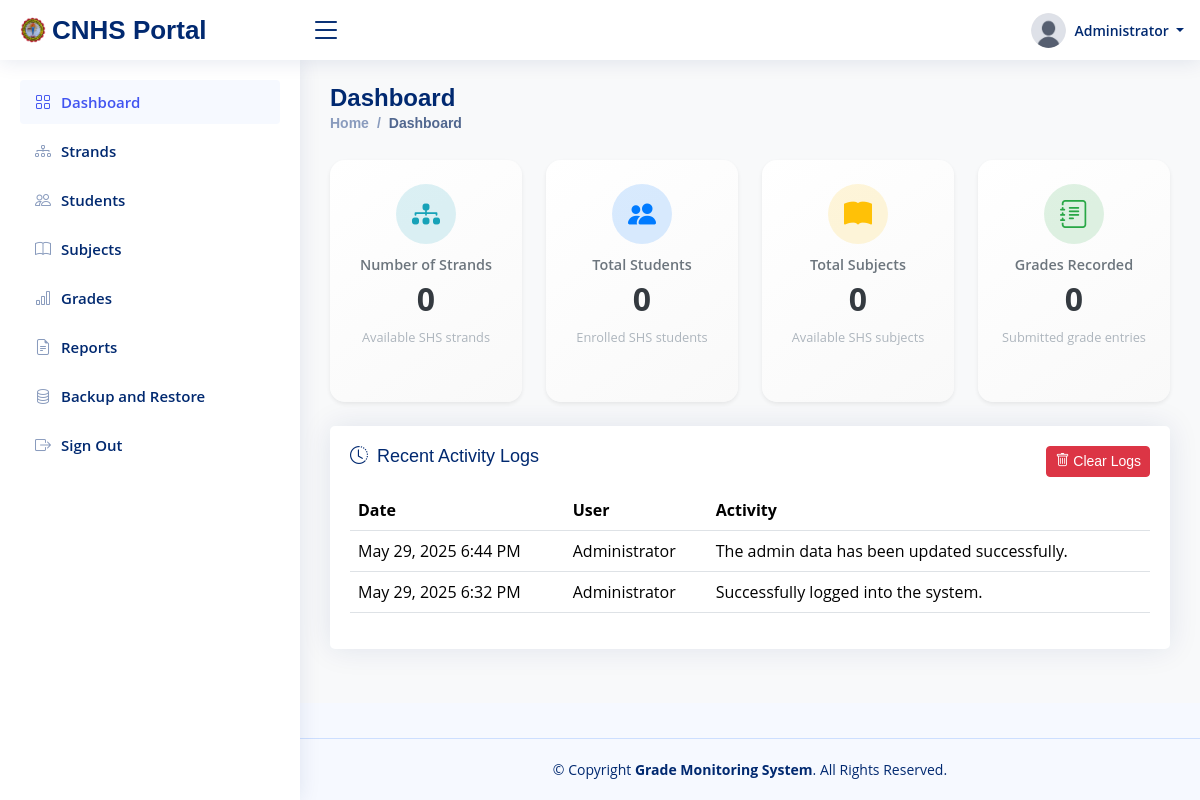
The page /dashboard (signed in) on the database as committed earlier.
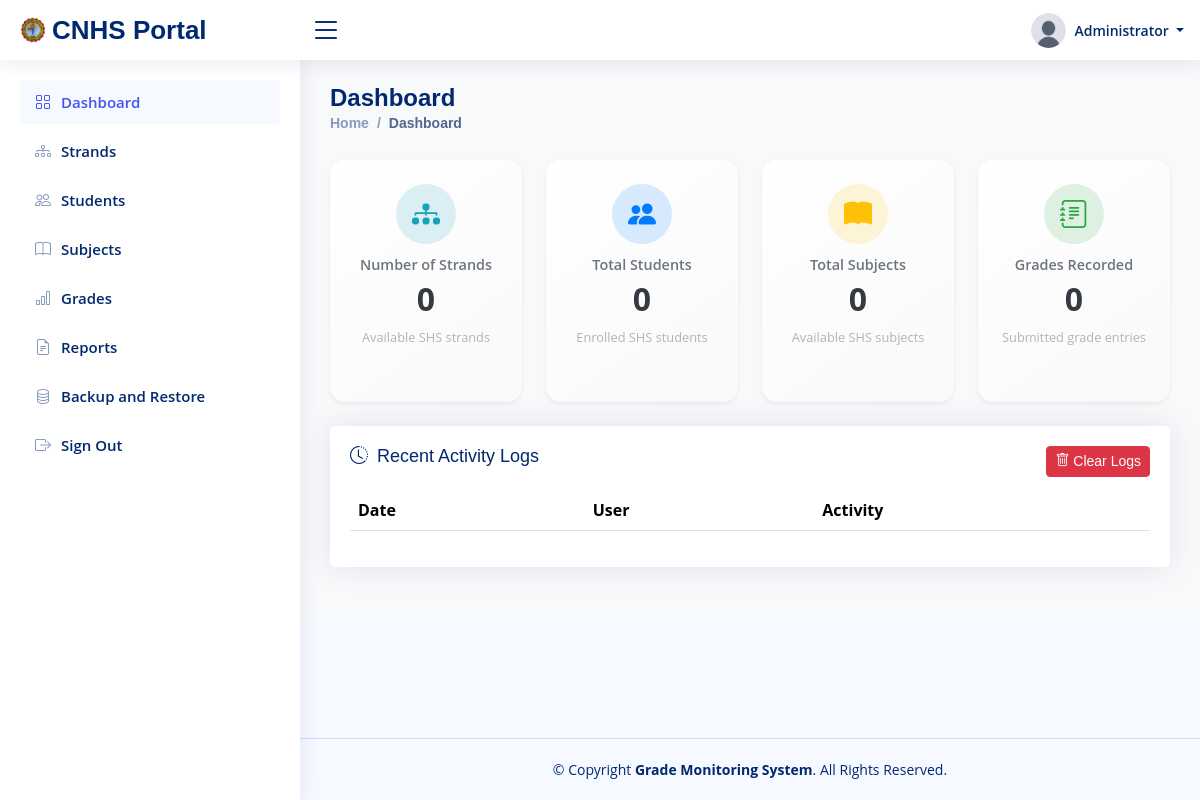
The same page on the database as committed later.
### tables this page shows
CREATE TABLE `logs` (
  `id` int(11) NOT NULL AUTO_INCREMENT,
  `uuid` varchar(36) NOT NULL,
  `user_id` int(11) NOT NULL,
  `activity` text NOT NULL,
  `created_at` datetime NOT NULL,
  `updated_at` datetime NOT NULL,
  PRIMARY KEY (`id`),
  UNIQUE KEY `uuid` (`uuid`)
);

CREATE TABLE `users` (
  `id` int(11) NOT NULL AUTO_INCREMENT,
  `uuid` varchar(36) NOT NULL,
  `name` varchar(100) NOT NULL,
  `username` varchar(50) NOT NULL,
  `password` varchar(255) NOT NULL,
  `image` varchar(50) NOT NULL,
  `user_type` varchar(20) NOT NULL,
  `created_at` datetime NOT NULL,
  `updated_at` datetime NOT NULL,
  PRIMARY KEY (`id`),
  UNIQUE KEY `uuid` (`uuid`),
  UNIQUE KEY `username` (`username`)
);

### config/database.php (called while the page is built, shortened)
<?php
class Database
{
    private $host = 'localhost';
    private $dbname = 'u474266573_gms';
    private $username = 'u474266573_user_gms';
    private $password = 'Z;cc#>0h6|Nt';
    private $connection = null;
    public function __construct()
    {
        $this->insert_admin_data();
    }
    private function connect()
    {
        $this->connection = new mysqli($this->host, $this->username, $this->password);
    }
    private function create_database()
    {
        $sql = "CREATE DATABASE IF NOT EXISTS " . $this->dbname;
    }
    private function select_database()
    {
        $this->connection->select_db($this->dbname);
    }
    private function create_users_table()
    {
        $sql = "CREATE TABLE IF NOT EXISTS users (
            id INT(11) AUTO_INCREMENT PRIMARY KEY,
            uuid VARCHAR(36) NOT NULL UNIQUE,
            name VARCHAR(100) NOT NULL,
            username VARCHAR(50) NOT NULL UNIQUE,
            password VARCHAR(255) NOT NULL,
            image VARCHAR(50) NOT NULL,
            user_type VARCHAR(20) NOT NULL,
            created_at DATETIME NOT NULL,
            updated_at DATETIME NOT NULL
        )";
    }
    private function create_students_table()
    {
        $sql = "CREATE TABLE IF NOT EXISTS students (
            id INT(11) AUTO_INCREMENT PRIMARY KEY,
            uuid VARCHAR(36) NOT NULL UNIQUE,
            account_id INT(11) NOT NULL UNIQUE,
            lrn VARCHAR(12) NOT NULL UNIQUE,
            strand_id INT(11) NOT NULL,
            grade_level ENUM('11', '12') NOT NULL,
            section VARCHAR(20) NOT NULL,
            first_name VARCHAR(50) NOT NULL,
            middle_name VARCHAR(50),
            last_name VARCHAR(50) NOT NULL,
            birthday DATE NOT NULL,
            sex ENUM('Male', 'Female') NOT NULL,
            email VARCHAR(100) NOT NULL UNIQUE,
            address VARCHAR(255) NOT NULL,
            created_at DATETIME NOT NULL,
            updated_at DATETIME NOT NULL,
            FOREIGN KEY (strand_id) REFERENCES strands(id)
                ON DELETE RESTRICT
                ON UPDATE CASCADE,
            FOREIGN KEY (account_id) REFERENCES users(id)
                ON DELETE CASCADE
                ON UPDATE CASCADE
        )";
    }
    private function create_strands_table()
    {
        $sql = "CREATE TABLE IF NOT EXISTS strands (
            id INT(11) AUTO_INCREMENT PRIMARY KEY,
            uuid VARCHAR(36) NOT NULL UNIQUE,
            code VARCHAR(10) NOT NULL UNIQUE,
            name VARCHAR(100) NOT NULL,
            description TEXT,
            created_at DATETIME NOT NULL,
            updated_at DATETIME NOT NULL
        )";
    }
    private function create_subjects_table()
    {
        $sql = "CREATE TABLE IF NOT EXISTS subjects (
            id INT(11) AUTO_INCREMENT PRIMARY KEY,
            uuid VARCHAR(36) NOT NULL UNIQUE,
            name VARCHAR(100) NOT NULL,
            category ENUM('core', 'applied and specialized') NOT NULL,
            grade_level ENUM('11', '12'),
            strand_id INT(11),
            created_at DATETIME NOT NULL,
            updated_at DATETIME NOT NULL,
            FOREIGN KEY (strand_id) REFERENCES strands(id)
                ON DELETE SET NULL
                ON UPDATE CASCADE
        )";
    }
    private function create_grades_table()
    {
        $sql = "CREATE TABLE IF NOT EXISTS grades (
            id INT(11) AUTO_INCREMENT PRIMARY KEY,
            uuid VARCHAR(36) NOT NULL UNIQUE,
            student_id INT(11) NOT NULL,
            subject_id INT(11) NOT NULL,
            quarter_1 DECIMAL(5,2) DEFAULT NULL,
            quarter_2 DECIMAL(5,2) DEFAULT NULL,
            quarter_3 DECIMAL(5,2) DEFAULT NULL,
            quarter_4 DECIMAL(5,2) DEFAULT NULL,
            final_grade DECIMAL(5,2) DEFAULT NULL,
            remarks VARCHAR(20) DEFAULT NULL,
            created_at DATETIME NOT NULL,
            updated_at DATETIME NOT NULL,
            UNIQUE(student_id, subject_id), -- No duplicate grades for the same subject in the same year
            FOREIGN KEY (student_id) REFERENCES students(id)
                ON DELETE CASCADE
                ON UPDATE CASCADE,
            FOREIGN KEY (subject_id) REFERENCES subjects(id)
                ON DELETE CASCADE
                ON UPDATE CASCADE
        )";
    }
    private function create_logs_table()
    {
        $sql = "CREATE TABLE IF NOT EXISTS logs (
            id INT(11) AUTO_INCREMENT PRIMARY KEY,
            uuid VARCHAR(36) NOT NULL UNIQUE,
            user_id INT(11) NOT NULL,
            activity TEXT NOT NULL,
            created_at DATETIME NOT NULL,
            updated_at DATETIME NOT NULL,
            FOREIGN KEY (user_id) REFERENCES users(id)
                ON DELETE CASCADE
                ON UPDATE CASCADE
        )";
    }
    private function insert_admin_data()
    {
        $is_admin_exists = $this->select_one("users", "id", "1");
    }
    public function select_one($table, $condition_column, $condition_value)
    {
        $sql = "SELECT * FROM $table WHERE $condition_column = ? LIMIT 1";
        $stmt = $this->connection->prepare($sql);
        $stmt->bind_param("s", $condition_value);
        $stmt->execute();
        return $stmt->get_result()->fetch_assoc();
    }
    public function run_custom_query($custom_sql)
    {
        $stmt = $this->connection->prepare($custom_sql);
        if (!$stmt->execute()) {
            return false;
        }
        $result = $stmt->get_result();
        if ($result) {
            return $result->fetch_all(MYSQLI_ASSOC);
        }
        return true;
    }
}

### views/pages/dashboard.php (the view, shortened to what the changed rows need)
<?php
include_once "views/pages/templates/header.php";
$logs = $db->run_custom_query("SELECT l.*, u.name AS username FROM logs l JOIN users u ON l.user_id = u.id ORDER BY l.created_at DESC");
?>
<main id="main" class="main bg-light py-4">
    <div class="pagetitle">
        <div class="row">
            <div class="col-6">
                <h1>Dashboard</h1>
            </div>
        </div>
    </div>
    <section class="section">
        <div class="row mt-4">
            <div class="col-lg-12">
                <div class="card">
                    <div class="card-body">
                        <table class="table datatable">
                            <thead>
                                <tr>
                                    <th>Date</th>
                                    <th>User</th>
                                    <th>Activity</th>
                                </tr>
                            </thead>
                            <tbody>
                                <?php foreach ($logs as $log): ?>
                                    <tr>
                                        <td>
                                            <?= (new DateTime($log["created_at"]))->format("M j, Y g:i A") ?>
                                        </td>
                                        <td>
                                            <?= htmlspecialchars($log["username"]) ?>
                                        </td>
                                        <td>
                                            <?= htmlspecialchars($log["activity"]) ?>
                                        </td>
                                    </tr>
                                <?php endforeach ?>
                            </tbody>
                        </table>
                    </div>
                </div>
            </div>
        </div>
    </section>
</main>
<?php include_once "views/pages/templates/footer.php"; ?>

Rows that differ between the two databases and show on the page:
removed logs: created_at "May 29, 2025 6:44 PM", user.name "Administrator", activity "The admin data has been updated successfully."
removed logs: created_at "May 29, 2025 6:32 PM", user.name "Administrator", activity "Successfully logged into the system."
